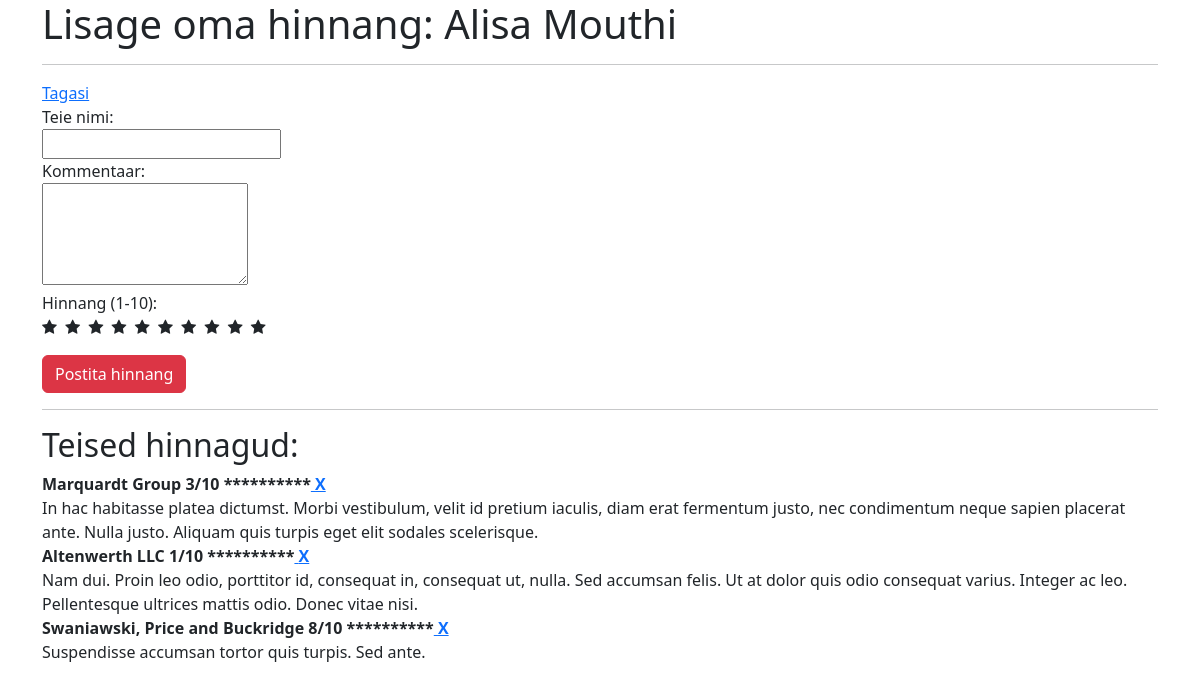
Page /hinnangulisamine.php?koht=62 (signed in) on the committed database.
### tables this page shows
CREATE TABLE `hinnangud` (
  `id` int(6) NOT NULL,
  `nimi` varchar(255) NOT NULL,
  `kommentaar` varchar(255) NOT NULL,
  `hinnang` int(2) NOT NULL,
  `toidukohad_id` int(6) NOT NULL,
  `liik` varchar(255) NOT NULL
);

### hinnangulisamine.php (the view, shortened to what this page needs)
<?php
include ("config.php");
?>
<?php
if(isset($_GET['koht'])) {
    $kohaid = $_GET['koht'];
    $kohaparing = "SELECT nimi FROM soogikohad WHERE id = '$kohaid'";
    $kohafetch = $yhendus -> query($kohaparing);
    $row = mysqli_fetch_assoc($kohafetch);
} else {
    header("Location: index.php");
}
?>
<!DOCTYPE html>
<html lang="et">
<head>
    <link href="https://cdn.jsdelivr.net/npm/bootstrap@5.3.2/dist/css/bootstrap.min.css" rel="stylesheet">
    <link rel="stylesheet" href="https://cdnjs.cloudflare.com/ajax/libs/font-awesome/4.7.0/css/font-awesome.min.css">
</head>
<body>
    <div class="container">
        <h1>Lisage oma hinnang: <?php echo $row['nimi']; ?>i</h1>
        <hr>
        <a href="index.php">Tagasi</a>
        <br>
        <form method="post">
            <label for="nimi">Teie nimi: </label>
            <br>
            <input type="text" name="nimi" id="nimi" required>
            <br>
            <label for="kommentaar">Kommentaar: </label>
            <br>
            <textarea name="kommentaar" id="kommentaar" rows="4" required></textarea><br>
            <p class="star">Hinnang (1-10):<br>
                <label for="hinnang1"><i class="fa fa-star"></i></label>
                <label for="hinnang2"><i class="fa fa-star"></i></label>
                <label for="hinnang3"><i class="fa fa-star"></i></label>
                <label for="hinnang4"><i class="fa fa-star"></i></label>
                <label for="hinnang5"><i class="fa fa-star"></i></label>
                <label for="hinnang6"><i class="fa fa-star"></i></label>
                <label for="hinnang7"><i class="fa fa-star"></i></label>
                <label for="hinnang8"><i class="fa fa-star"></i></label>
                <label for="hinnang9"><i class="fa fa-star"></i></label>
                <label for="hinnang10"><i class="fa fa-star"></i></label>
            </p>
            <input type="submit" class="btn btn-danger" value="Postita hinnang">
        </form>
        <hr>
        <h2>Teised hinnagud:</h2>
        <?php
        $hinnanguparing = "SELECT * FROM hinnangud WHERE toidukohad_id='$kohaid'";
        $hinnanguvastus = $yhendus -> query($hinnanguparing);
        if ($hinnanguvastus -> num_rows > 0) {
            while($row = $hinnanguvastus -> fetch_assoc()) {
                echo "<b>" . $row["nimi"] . " " . $row["hinnang"] . "/10 **********" . "<a href='hinnangukustutamine.php?kommentaar=" . $row["kommentaar"] . "'> X </a>" . "</b><br>" . $row["kommentaar"] . "<br> ";
            }
        } else {
            echo "Hinnangut ei leitud!";
        }?>
    </div>
    </body>
</html>

### rows in the picture
hinnangud: nimi "Marquardt Group", hinnang "3", kommentaar "In hac habitasse platea dictumst. Morbi vestibulum, velit id pretium iaculis, diam erat fermentum justo, nec condimentum neque sapien placerat ante. Nulla justo. Aliquam quis turpis eget elit sodales scelerisque."
hinnangud: nimi "Altenwerth LLC", hinnang "1", kommentaar "Nam dui. Proin leo odio, porttitor id, consequat in, consequat ut, nulla. Sed accumsan felis. Ut at dolor quis odio consequat varius. Integer ac leo. Pellentesque ultrices mattis odio. Donec vitae nisi."
hinnangud: nimi "Swaniawski, Price and Buckridge", hinnang "8", kommentaar "Suspendisse accumsan tortor quis turpis. Sed ante."
